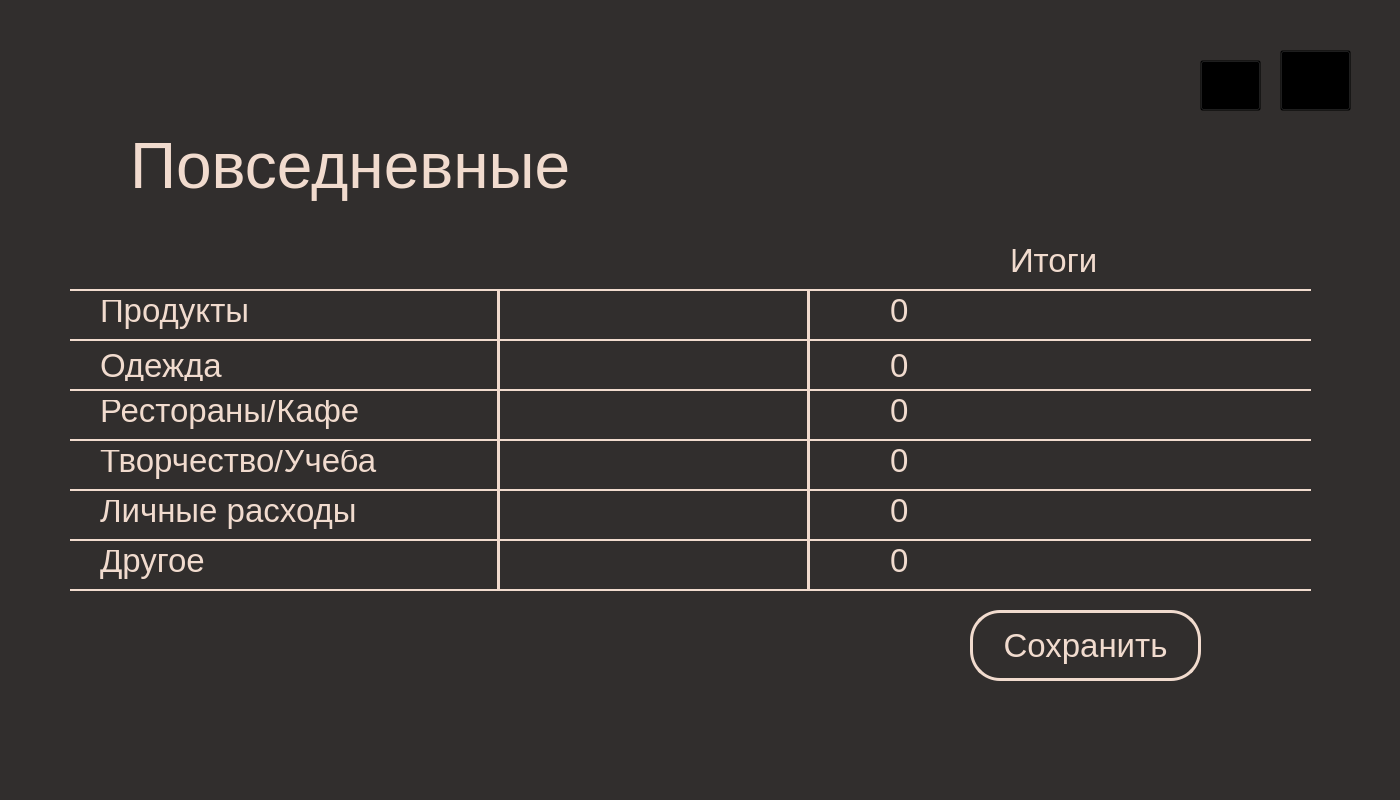
<?xml version="1.0" encoding="UTF-8"?>
<ui version="4.0">
 <class>MainWindow</class>
 <widget class="QMainWindow" name="MainWindow">
  <property name="geometry">
   <rect>
    <x>0</x>
    <y>0</y>
    <width>1400</width>
    <height>800</height>
   </rect>
  </property>
  <property name="windowTitle">
   <string>MainWindow</string>
  </property>
  <widget class="QWidget" name="centralwidget">
   <property name="styleSheet">
    <string notr="true">background-color: #312e2d;</string>
   </property>
   <widget class="QLabel" name="label_3">
    <property name="geometry">
     <rect>
      <x>100</x>
      <y>350</y>
      <width>171</width>
      <height>31</height>
     </rect>
    </property>
    <property name="font">
     <font>
      <pointsize>25</pointsize>
     </font>
    </property>
    <property name="styleSheet">
     <string notr="true">color: #f1dbce;</string>
    </property>
    <property name="text">
     <string>Одежда</string>
    </property>
   </widget>
   <widget class="Line" name="line_9">
    <property name="geometry">
     <rect>
      <x>800</x>
      <y>290</y>
      <width>16</width>
      <height>301</height>
     </rect>
    </property>
    <property name="styleSheet">
     <string notr="true">color: #f1dbce; background-color: transparent;</string>
    </property>
    <property name="frameShadow">
     <enum>QFrame::Plain</enum>
    </property>
    <property name="lineWidth">
     <number>3</number>
    </property>
    <property name="orientation">
     <enum>Qt::Vertical</enum>
    </property>
   </widget>
   <widget class="QLabel" name="label_2">
    <property name="geometry">
     <rect>
      <x>130</x>
      <y>130</y>
      <width>711</width>
      <height>71</height>
     </rect>
    </property>
    <property name="font">
     <font>
      <pointsize>48</pointsize>
     </font>
    </property>
    <property name="layoutDirection">
     <enum>Qt::LeftToRight</enum>
    </property>
    <property name="styleSheet">
     <string notr="true">color: #f1dbce;</string>
    </property>
    <property name="text">
     <string>Повседневные</string>
    </property>
   </widget>
   <widget class="Line" name="line_4">
    <property name="geometry">
     <rect>
      <x>70</x>
      <y>380</y>
      <width>1241</width>
      <height>20</height>
     </rect>
    </property>
    <property name="styleSheet">
     <string notr="true">color: #f1dbce;</string>
    </property>
    <property name="frameShadow">
     <enum>QFrame::Plain</enum>
    </property>
    <property name="lineWidth">
     <number>2</number>
    </property>
    <property name="orientation">
     <enum>Qt::Horizontal</enum>
    </property>
   </widget>
   <widget class="QLabel" name="label_4">
    <property name="geometry">
     <rect>
      <x>100</x>
      <y>390</y>
      <width>301</width>
      <height>41</height>
     </rect>
    </property>
    <property name="font">
     <font>
      <pointsize>25</pointsize>
     </font>
    </property>
    <property name="styleSheet">
     <string notr="true">color: #f1dbce;</string>
    </property>
    <property name="text">
     <string>Рестораны/Кафе</string>
    </property>
   </widget>
   <widget class="Line" name="line_6">
    <property name="geometry">
     <rect>
      <x>70</x>
      <y>430</y>
      <width>1241</width>
      <height>20</height>
     </rect>
    </property>
    <property name="styleSheet">
     <string notr="true">color: #f1dbce;</string>
    </property>
    <property name="frameShadow">
     <enum>QFrame::Plain</enum>
    </property>
    <property name="lineWidth">
     <number>2</number>
    </property>
    <property name="orientation">
     <enum>Qt::Horizontal</enum>
    </property>
   </widget>
   <widget class="QLabel" name="label_8">
    <property name="geometry">
     <rect>
      <x>1010</x>
      <y>240</y>
      <width>171</width>
      <height>41</height>
     </rect>
    </property>
    <property name="font">
     <font>
      <pointsize>25</pointsize>
     </font>
    </property>
    <property name="styleSheet">
     <string notr="true">color: #f1dbce;</string>
    </property>
    <property name="text">
     <string>Итоги</string>
    </property>
   </widget>
   <widget class="Line" name="line_2">
    <property name="geometry">
     <rect>
      <x>70</x>
      <y>280</y>
      <width>1241</width>
      <height>20</height>
     </rect>
    </property>
    <property name="styleSheet">
     <string notr="true">color: #f1dbce;</string>
    </property>
    <property name="frameShadow">
     <enum>QFrame::Plain</enum>
    </property>
    <property name="lineWidth">
     <number>2</number>
    </property>
    <property name="orientation">
     <enum>Qt::Horizontal</enum>
    </property>
   </widget>
   <widget class="Line" name="line_3">
    <property name="geometry">
     <rect>
      <x>70</x>
      <y>330</y>
      <width>1241</width>
      <height>20</height>
     </rect>
    </property>
    <property name="styleSheet">
     <string notr="true">color: #f1dbce;</string>
    </property>
    <property name="frameShadow">
     <enum>QFrame::Plain</enum>
    </property>
    <property name="lineWidth">
     <number>2</number>
    </property>
    <property name="orientation">
     <enum>Qt::Horizontal</enum>
    </property>
   </widget>
   <widget class="QLabel" name="label_6">
    <property name="geometry">
     <rect>
      <x>100</x>
      <y>490</y>
      <width>271</width>
      <height>41</height>
     </rect>
    </property>
    <property name="font">
     <font>
      <pointsize>25</pointsize>
     </font>
    </property>
    <property name="styleSheet">
     <string notr="true">color: #f1dbce;</string>
    </property>
    <property name="text">
     <string>Личные расходы</string>
    </property>
   </widget>
   <widget class="QLabel" name="label">
    <property name="geometry">
     <rect>
      <x>100</x>
      <y>290</y>
      <width>171</width>
      <height>41</height>
     </rect>
    </property>
    <property name="font">
     <font>
      <pointsize>25</pointsize>
     </font>
    </property>
    <property name="styleSheet">
     <string notr="true">color: #f1dbce;</string>
    </property>
    <property name="text">
     <string>Продукты</string>
    </property>
   </widget>
   <widget class="QLabel" name="label_5">
    <property name="geometry">
     <rect>
      <x>100</x>
      <y>440</y>
      <width>281</width>
      <height>41</height>
     </rect>
    </property>
    <property name="font">
     <font>
      <pointsize>25</pointsize>
     </font>
    </property>
    <property name="styleSheet">
     <string notr="true">color: #f1dbce;</string>
    </property>
    <property name="text">
     <string>Творчество/Учеба</string>
    </property>
   </widget>
   <widget class="QLabel" name="label_7">
    <property name="geometry">
     <rect>
      <x>100</x>
      <y>540</y>
      <width>171</width>
      <height>41</height>
     </rect>
    </property>
    <property name="font">
     <font>
      <pointsize>25</pointsize>
     </font>
    </property>
    <property name="styleSheet">
     <string notr="true">color: #f1dbce;</string>
    </property>
    <property name="text">
     <string>Другое</string>
    </property>
   </widget>
   <widget class="Line" name="line">
    <property name="geometry">
     <rect>
      <x>490</x>
      <y>290</y>
      <width>16</width>
      <height>301</height>
     </rect>
    </property>
    <property name="styleSheet">
     <string notr="true">color: #f1dbce; background-color: transparent;</string>
    </property>
    <property name="frameShadow">
     <enum>QFrame::Plain</enum>
    </property>
    <property name="lineWidth">
     <number>3</number>
    </property>
    <property name="orientation">
     <enum>Qt::Vertical</enum>
    </property>
   </widget>
   <widget class="Line" name="line_8">
    <property name="geometry">
     <rect>
      <x>70</x>
      <y>580</y>
      <width>1241</width>
      <height>20</height>
     </rect>
    </property>
    <property name="styleSheet">
     <string notr="true">color: #f1dbce;</string>
    </property>
    <property name="frameShadow">
     <enum>QFrame::Plain</enum>
    </property>
    <property name="lineWidth">
     <number>2</number>
    </property>
    <property name="orientation">
     <enum>Qt::Horizontal</enum>
    </property>
   </widget>
   <widget class="Line" name="line_7">
    <property name="geometry">
     <rect>
      <x>70</x>
      <y>480</y>
      <width>1241</width>
      <height>20</height>
     </rect>
    </property>
    <property name="styleSheet">
     <string notr="true">color: #f1dbce;</string>
    </property>
    <property name="frameShadow">
     <enum>QFrame::Plain</enum>
    </property>
    <property name="lineWidth">
     <number>2</number>
    </property>
    <property name="orientation">
     <enum>Qt::Horizontal</enum>
    </property>
   </widget>
   <widget class="Line" name="line_5">
    <property name="geometry">
     <rect>
      <x>70</x>
      <y>530</y>
      <width>1241</width>
      <height>20</height>
     </rect>
    </property>
    <property name="styleSheet">
     <string notr="true">color: #f1dbce;</string>
    </property>
    <property name="frameShadow">
     <enum>QFrame::Plain</enum>
    </property>
    <property name="lineWidth">
     <number>2</number>
    </property>
    <property name="orientation">
     <enum>Qt::Horizontal</enum>
    </property>
   </widget>
   <widget class="QPushButton" name="pushButton_2">
    <property name="geometry">
     <rect>
      <x>1280</x>
      <y>50</y>
      <width>61</width>
      <height>61</height>
     </rect>
    </property>
    <property name="font">
     <font>
      <pointsize>36</pointsize>
     </font>
    </property>
    <property name="styleSheet">
     <string notr="true">background-color: transparent;</string>
    </property>
    <property name="text">
     <string/>
    </property>
   </widget>
   <widget class="QLabel" name="label_9">
    <property name="geometry">
     <rect>
      <x>1280</x>
      <y>50</y>
      <width>71</width>
      <height>61</height>
     </rect>
    </property>
    <property name="text">
     <string/>
    </property>
    <property name="pixmap">
     <pixmap>Pictures/Серый дом.png</pixmap>
    </property>
   </widget>
   <widget class="QLabel" name="label_10">
    <property name="geometry">
     <rect>
      <x>1200</x>
      <y>60</y>
      <width>61</width>
      <height>51</height>
     </rect>
    </property>
    <property name="text">
     <string/>
    </property>
    <property name="pixmap">
     <pixmap>Pictures/стрелка.png</pixmap>
    </property>
   </widget>
   <widget class="QPushButton" name="pushButton">
    <property name="geometry">
     <rect>
      <x>1200</x>
      <y>60</y>
      <width>61</width>
      <height>51</height>
     </rect>
    </property>
    <property name="styleSheet">
     <string notr="true">background-color: transparent;</string>
    </property>
    <property name="text">
     <string/>
    </property>
   </widget>
   <widget class="QLineEdit" name="lineEdit">
    <property name="geometry">
     <rect>
      <x>510</x>
      <y>300</y>
      <width>281</width>
      <height>41</height>
     </rect>
    </property>
    <property name="font">
     <font>
      <pointsize>20</pointsize>
     </font>
    </property>
    <property name="styleSheet">
     <string notr="true">border: none; background: transparent; color: #f1dbce;</string>
    </property>
    <property name="text">
     <string/>
    </property>
   </widget>
   <widget class="QLineEdit" name="lineEdit_2">
    <property name="geometry">
     <rect>
      <x>510</x>
      <y>350</y>
      <width>281</width>
      <height>41</height>
     </rect>
    </property>
    <property name="font">
     <font>
      <pointsize>20</pointsize>
     </font>
    </property>
    <property name="styleSheet">
     <string notr="true">border: none; background: transparent; color: #f1dbce;</string>
    </property>
    <property name="text">
     <string/>
    </property>
   </widget>
   <widget class="QLineEdit" name="lineEdit_3">
    <property name="geometry">
     <rect>
      <x>510</x>
      <y>400</y>
      <width>281</width>
      <height>41</height>
     </rect>
    </property>
    <property name="font">
     <font>
      <pointsize>20</pointsize>
     </font>
    </property>
    <property name="styleSheet">
     <string notr="true">border: none; background: transparent; color: #f1dbce;</string>
    </property>
    <property name="text">
     <string/>
    </property>
   </widget>
   <widget class="QLineEdit" name="lineEdit_4">
    <property name="geometry">
     <rect>
      <x>510</x>
      <y>450</y>
      <width>281</width>
      <height>41</height>
     </rect>
    </property>
    <property name="font">
     <font>
      <pointsize>20</pointsize>
     </font>
    </property>
    <property name="styleSheet">
     <string notr="true">border: none; background: transparent; color: #f1dbce;</string>
    </property>
    <property name="text">
     <string/>
    </property>
   </widget>
   <widget class="QLineEdit" name="lineEdit_5">
    <property name="geometry">
     <rect>
      <x>510</x>
      <y>500</y>
      <width>281</width>
      <height>41</height>
     </rect>
    </property>
    <property name="font">
     <font>
      <pointsize>20</pointsize>
     </font>
    </property>
    <property name="styleSheet">
     <string notr="true">border: none; background: transparent; color: #f1dbce;</string>
    </property>
    <property name="text">
     <string/>
    </property>
   </widget>
   <widget class="QLineEdit" name="lineEdit_6">
    <property name="geometry">
     <rect>
      <x>510</x>
      <y>540</y>
      <width>281</width>
      <height>41</height>
     </rect>
    </property>
    <property name="font">
     <font>
      <pointsize>20</pointsize>
     </font>
    </property>
    <property name="styleSheet">
     <string notr="true">border: none; background: transparent; color: #f1dbce;</string>
    </property>
    <property name="text">
     <string/>
    </property>
   </widget>
   <widget class="QLabel" name="label_11">
    <property name="geometry">
     <rect>
      <x>890</x>
      <y>540</y>
      <width>311</width>
      <height>41</height>
     </rect>
    </property>
    <property name="font">
     <font>
      <pointsize>25</pointsize>
     </font>
    </property>
    <property name="styleSheet">
     <string notr="true">color: #f1dbce; background: transparent;</string>
    </property>
    <property name="text">
     <string>0</string>
    </property>
   </widget>
   <widget class="QLabel" name="label_12">
    <property name="geometry">
     <rect>
      <x>890</x>
      <y>350</y>
      <width>311</width>
      <height>31</height>
     </rect>
    </property>
    <property name="font">
     <font>
      <pointsize>25</pointsize>
     </font>
    </property>
    <property name="styleSheet">
     <string notr="true">color: #f1dbce; background: transparent;</string>
    </property>
    <property name="text">
     <string>0</string>
    </property>
   </widget>
   <widget class="QLabel" name="label_13">
    <property name="geometry">
     <rect>
      <x>890</x>
      <y>440</y>
      <width>311</width>
      <height>41</height>
     </rect>
    </property>
    <property name="font">
     <font>
      <pointsize>25</pointsize>
     </font>
    </property>
    <property name="styleSheet">
     <string notr="true">color: #f1dbce; background: transparent;</string>
    </property>
    <property name="text">
     <string>0</string>
    </property>
   </widget>
   <widget class="QLabel" name="label_14">
    <property name="geometry">
     <rect>
      <x>890</x>
      <y>290</y>
      <width>311</width>
      <height>41</height>
     </rect>
    </property>
    <property name="font">
     <font>
      <pointsize>25</pointsize>
     </font>
    </property>
    <property name="styleSheet">
     <string notr="true">color: #f1dbce; background: transparent;</string>
    </property>
    <property name="text">
     <string>0</string>
    </property>
   </widget>
   <widget class="QLabel" name="label_15">
    <property name="geometry">
     <rect>
      <x>890</x>
      <y>490</y>
      <width>311</width>
      <height>41</height>
     </rect>
    </property>
    <property name="font">
     <font>
      <pointsize>25</pointsize>
     </font>
    </property>
    <property name="styleSheet">
     <string notr="true">color: #f1dbce; background: transparent;</string>
    </property>
    <property name="text">
     <string>0</string>
    </property>
   </widget>
   <widget class="QLabel" name="label_16">
    <property name="geometry">
     <rect>
      <x>890</x>
      <y>390</y>
      <width>311</width>
      <height>41</height>
     </rect>
    </property>
    <property name="font">
     <font>
      <pointsize>25</pointsize>
     </font>
    </property>
    <property name="styleSheet">
     <string notr="true">color: #f1dbce; background: transparent;</string>
    </property>
    <property name="text">
     <string>0</string>
    </property>
   </widget>
   <widget class="QPushButton" name="pushButton_3">
    <property name="geometry">
     <rect>
      <x>970</x>
      <y>610</y>
      <width>231</width>
      <height>71</height>
     </rect>
    </property>
    <property name="font">
     <font>
      <pointsize>25</pointsize>
     </font>
    </property>
    <property name="styleSheet">
     <string notr="true">QPushButton {
color: #f1dbce;
border: 3px solid #f1dbce;
border-radius: 30;
}
QPushButton:hover {
color: #c6594e;
border: 3px solid #c6594e;
border-radius: 30;
}</string>
    </property>
    <property name="text">
     <string>Сохранить</string>
    </property>
   </widget>
   <widget class="QPushButton" name="pushButton_4">
    <property name="geometry">
     <rect>
      <x>1280</x>
      <y>50</y>
      <width>71</width>
      <height>61</height>
     </rect>
    </property>
    <property name="styleSheet">
     <string notr="true">background-color: transparent;</string>
    </property>
    <property name="text">
     <string/>
    </property>
   </widget>
   <zorder>label_4</zorder>
   <zorder>label</zorder>
   <zorder>label_6</zorder>
   <zorder>label_5</zorder>
   <zorder>label_2</zorder>
   <zorder>line_4</zorder>
   <zorder>line_6</zorder>
   <zorder>label_8</zorder>
   <zorder>line_2</zorder>
   <zorder>line_3</zorder>
   <zorder>label_7</zorder>
   <zorder>line_8</zorder>
   <zorder>line_7</zorder>
   <zorder>line_5</zorder>
   <zorder>pushButton_2</zorder>
   <zorder>label_9</zorder>
   <zorder>label_3</zorder>
   <zorder>label_10</zorder>
   <zorder>pushButton</zorder>
   <zorder>lineEdit</zorder>
   <zorder>lineEdit_2</zorder>
   <zorder>lineEdit_3</zorder>
   <zorder>lineEdit_4</zorder>
   <zorder>lineEdit_5</zorder>
   <zorder>lineEdit_6</zorder>
   <zorder>label_15</zorder>
   <zorder>label_11</zorder>
   <zorder>label_13</zorder>
   <zorder>label_14</zorder>
   <zorder>label_16</zorder>
   <zorder>label_12</zorder>
   <zorder>line_9</zorder>
   <zorder>line</zorder>
   <zorder>pushButton_3</zorder>
   <zorder>pushButton_4</zorder>
  </widget>
 </widget>
 <resources/>
 <connections/>
</ui>
